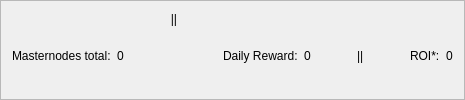
                   <widget class="QFrame" name="frameMnInfo">
                    <property name="frameShape">
                     <enum>QFrame::StyledPanel</enum>
                    </property>
                    <property name="frameShadow">
                     <enum>QFrame::Raised</enum>
                    </property>
                    <layout class="QVBoxLayout" name="verticalLayout_17">
                     <property name="bottomMargin">
                      <number>0</number>
                     </property>
                     <item>
                      <layout class="QHBoxLayout" name="horizontalLayout_9">
                       <item>
                        <widget class="QLabel" name="labelMnTotal">
                         <property name="minimumSize">
                          <size>
                           <width>0</width>
                           <height>0</height>
                          </size>
                         </property>
                         <property name="maximumSize">
                          <size>
                           <width>16777215</width>
                           <height>16777215</height>
                          </size>
                         </property>
                         <property name="text">
                          <string>Masternodes total:</string>
                         </property>
                        </widget>
                       </item>
                       <item>
                        <widget class="QLabel" name="labelMnTotal_Value">
                         <property name="text">
                          <string>0</string>
                         </property>
                        </widget>
                       </item>
                       <item>
                        <spacer name="horizontalSpacer_7">
                         <property name="orientation">
                          <enum>Qt::Horizontal</enum>
                         </property>
                         <property name="sizeHint" stdset="0">
                          <size>
                           <width>40</width>
                           <height>16</height>
                          </size>
                         </property>
                        </spacer>
                       </item>
                       <item>
                        <widget class="QLabel" name="seperator_1">
                         <property name="minimumSize">
                          <size>
                           <width>0</width>
                           <height>0</height>
                          </size>
                         </property>
                         <property name="maximumSize">
                          <size>
                           <width>16777215</width>
                           <height>16777215</height>
                          </size>
                         </property>
                         <property name="text">
                          <string>||</string>
                         </property>
                         <property name="alignment">
                          <set>Qt::AlignRight</set>
                         </property>
                        </widget>
                       </item>
                       <item>
                        <spacer name="horizontalSpacer_5">
                         <property name="orientation">
                          <enum>Qt::Horizontal</enum>
                         </property>
                         <property name="sizeHint" stdset="0">
                          <size>
                           <width>40</width>
                           <height>20</height>
                          </size>
                         </property>
                        </spacer>
                       </item>
                       <item>
                        <widget class="QLabel" name="lblDailyReward">
                         <property name="text">
                          <string>Daily Reward:</string>
                         </property>
                        </widget>
                       </item>
                       <item>
                        <widget class="QLabel" name="roi_11">
                         <property name="text">
                          <string>0</string>
                         </property>
                        </widget>
                       </item>
                       <item>
                        <spacer name="horizontalSpacer_8">
                         <property name="orientation">
                          <enum>Qt::Horizontal</enum>
                         </property>
                         <property name="sizeHint" stdset="0">
                          <size>
                           <width>40</width>
                           <height>20</height>
                          </size>
                         </property>
                        </spacer>
                       </item>
                       <item>
                        <widget class="QLabel" name="seperator_2">
                         <property name="text">
                          <string>||</string>
                         </property>
                        </widget>
                       </item>
                       <item>
                        <spacer name="horizontalSpacer_10">
                         <property name="orientation">
                          <enum>Qt::Horizontal</enum>
                         </property>
                         <property name="sizeHint" stdset="0">
                          <size>
                           <width>40</width>
                           <height>20</height>
                          </size>
                         </property>
                        </spacer>
                       </item>
                       <item>
                        <widget class="QLabel" name="lblROI">
                         <property name="text">
                          <string>ROI*:</string>
                         </property>
                        </widget>
                       </item>
                       <item>
                        <widget class="QLabel" name="roi_12">
                         <property name="text">
                          <string>0</string>
                         </property>
                        </widget>
                       </item>
                      </layout>
                     </item>
                    </layout>
                   </widget>
